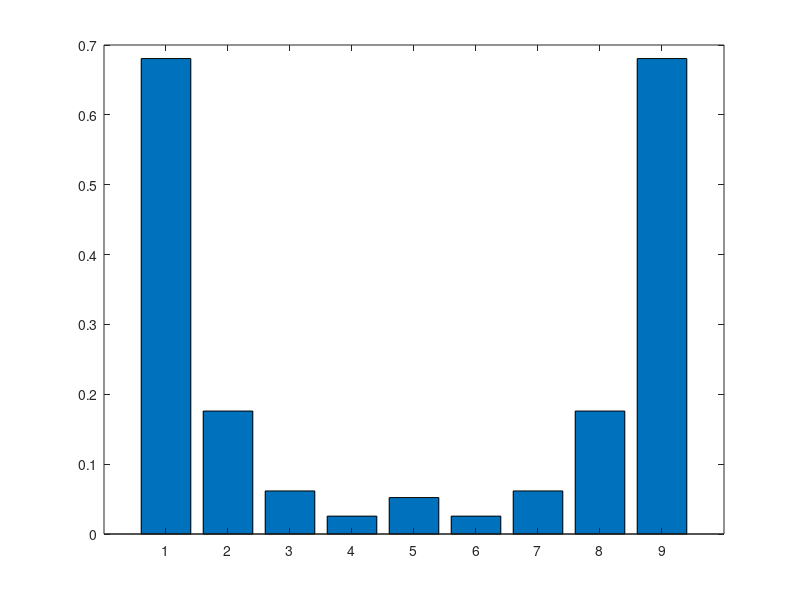

This figure's MATLAB source:
mu = 0;
sigma = 2;
N = 5;
cell = zeros(1,N);
for i = 1:N
    cell(i) = normcdf(i,mu,sigma) - normcdf(i-1,mu,sigma);
end

% P(3,2) = cell(2)/(cell(2)+cell(4))*h;
% P(3,3) = 1-h;
% P(3,4) = cell(4)/(cell(2)+cell(4))*h;
% 
% P(4,3) = cell(3)/(cell(3)+cell(5))*k;
% P(4,4) = 1-k;
% P(4,5) = cell(5)/(cell(3)+cell(5))*k;
% P(4,3) = P(3,4);
%
% P(5,4) = m;
% P(5,5) = 1-m;
% P(5,4) = P(4,5);
%
% %set k and solve for m
% cell(5)/(cell(3)+cell(5))*k = P(4,5) = P(5,4) = m;
% cell(5)/(cell(3)+cell(5))*k = m;
% m = cell(5)/(cell(3)+cell(5))*k;
%
% %set k and solve for h
% cell(4)/(cell(2)+cell(4))*h = P(3,4) = P(4,3) = cell(3)/(cell(3)+cell(5))*k;
% cell(4)/(cell(2)+cell(4))*h = cell(3)/(cell(3)+cell(5))*k;
% 1/(cell(2)+cell(4))*h = cell(3)/cell(4)*1/(cell(3)+cell(5))*k;
% h = [cell(3)/cell(4)]*[(cell(2)+cell(4))/(cell(3)+cell(5))]*k;
%
% %going another step away from k
% %h is now known so solve for g
% cell(2)/(cell(2)+cell(4))*h = P(3,2) = P(2,3) = cell(3)/(cell(1)+cell(3))*g;
% cell(2)/(cell(2)+cell(4))*h = cell(3)/(cell(1)+cell(3))*g;
% cell(2)/cell(3)*1/(cell(2)+cell(4))*h = 1/(cell(1)+cell(3))*g;
% g = [cell(2)/cell(3)]*[(cell(1)+cell(3))/(cell(2)+cell(4))]*h;
% g = [cell(2)/cell(3)]*[(cell(1)+cell(3))/(cell(2)+cell(4))]*[cell(3)/cell(4)]*[(cell(2)+cell(4))/(cell(3)+cell(5))]*k;
% g = [cell(2)/cell(4)]*[(cell(1)+cell(3))/(cell(2)+cell(4))]*[(cell(2)+cell(4))/(cell(3)+cell(5))]*k;
% g = [cell(2)/cell(4)]*[(cell(1)+cell(3))/(cell(3)+cell(5))]*k;
%
% %going another step away from k
% %g is now known so solve for f
% cell(1)/(cell(1)+cell(3))*g = P(2,1) = P(1,2) = cell(2)/(cell(0)+cell(2))*f;
% cell(1)/(cell(1)+cell(3))*g = cell(2)/(cell(0)+cell(2))*f;
% cell(1)/cell(2)*1/(cell(1)+cell(3))*g = 1/(cell(0)+cell(2))*f;
% f = [cell(1)/cell(2)]*[(cell(0)+cell(2))/(cell(1)+cell(3))]*g;
% f = [cell(1)/cell(2)]*[(cell(0)+cell(2))/(cell(1)+cell(3))]*[cell(2)/cell(4)]*[(cell(1)+cell(3))/(cell(3)+cell(5))]*k;
% f = [cell(1)/cell(4)]*[(cell(0)+cell(2))/(cell(1)+cell(3))]*[(cell(1)+cell(3))/(cell(3)+cell(5))]*k;
% f = [cell(1)/cell(4)]*[(cell(0)+cell(2))/(cell(3)+cell(5))]*k;
%
% going another step away from k - at the end of the range
% %f is now known so solve for d
% d = P(0,1) = P(1,0) = cell(0)/(cell(0)+cell(2))*f;
% d = cell(0)/(cell(0)+cell(2))*f;
% d = [cell(0)/(cell(0)+cell(2))]*[cell(1)/cell(4)]*[(cell(0)+cell(2))/(cell(3)+cell(5))]*k;
% d = cell(0)*[cell(1)/cell(4)]*[1/(cell(3)+cell(5))]*k;


%set k at 1 st. dev. from mean
ksigma = 0.5;
k = zeros(1,N);
%calculate k for all other cells
%general formula
%k(i) = [cell(i)/cell(sigma)]*[(cell(i-1)+(cell(i+1))/(cell(sigma-1)+cell(sigma+1))]*k(sigma);
fact = ksigma/(cell(sigma)*(cell(sigma-1)+cell(sigma+1)));
i = 1;
k(i) = cell(i)*cell(i+1)*fact;
for i = 2:N-1
    k(i) = cell(i)*(cell(i-1)+cell(i+1))*fact;
end
i = N;
k(i) = cell(i)*cell(i-1)*fact;

%check for any k outside the bounds of [0,1]
kerr = (k<0) | (k>1);
%quit on error
if any(kerr)
    disp('Error:  k outside bounds [0,1]')
    return;
end

P = zeros(N*2-1,N*2-1);
i = 1;
j = N-(i-1);
P(i,i+1) = k(j);
P(i,i) = 1-k(j);
for i = 2:N-1
    j = N-(i-1);
    P(i,i-1) = cell(j+1)/(cell(j+1)+cell(j-1))*k(j);
    P(i,i+1) = cell(j-1)/(cell(j+1)+cell(j-1))*k(j);
    P(i,i) = 1-k(j);
end
i = N;
j = 1;
P(i,i-1) = cell(j+1)*k(j);
P(i,i+1) = cell(j+1)*k(j);
P(i,i) = 1-k(j);
for i = N+1:2*N-2
    j = i-(N-1);
    P(i,i-1) = cell(j-1)/(cell(j+1)+cell(j-1))*k(j);
    P(i,i+1) = cell(j+1)/(cell(j+1)+cell(j-1))*k(j);
    P(i,i) = 1-k(j);
end
i = 2*N-1;
j = i-(N-1);
P(i,i-1) = k(j);
P(i,i) = 1-k(j);

%condense P into a sparse matrix
Ps = sparse(P);

%calculate the stationary distribution of the population
[V,~] = eigs(Ps');
st = V(:,1).';
bar(st)
sum(st)
st = st./sum(st);

dist = [fliplr(cell),cell(2:N)];
%bar([dist', st'])
%bar(dist)


